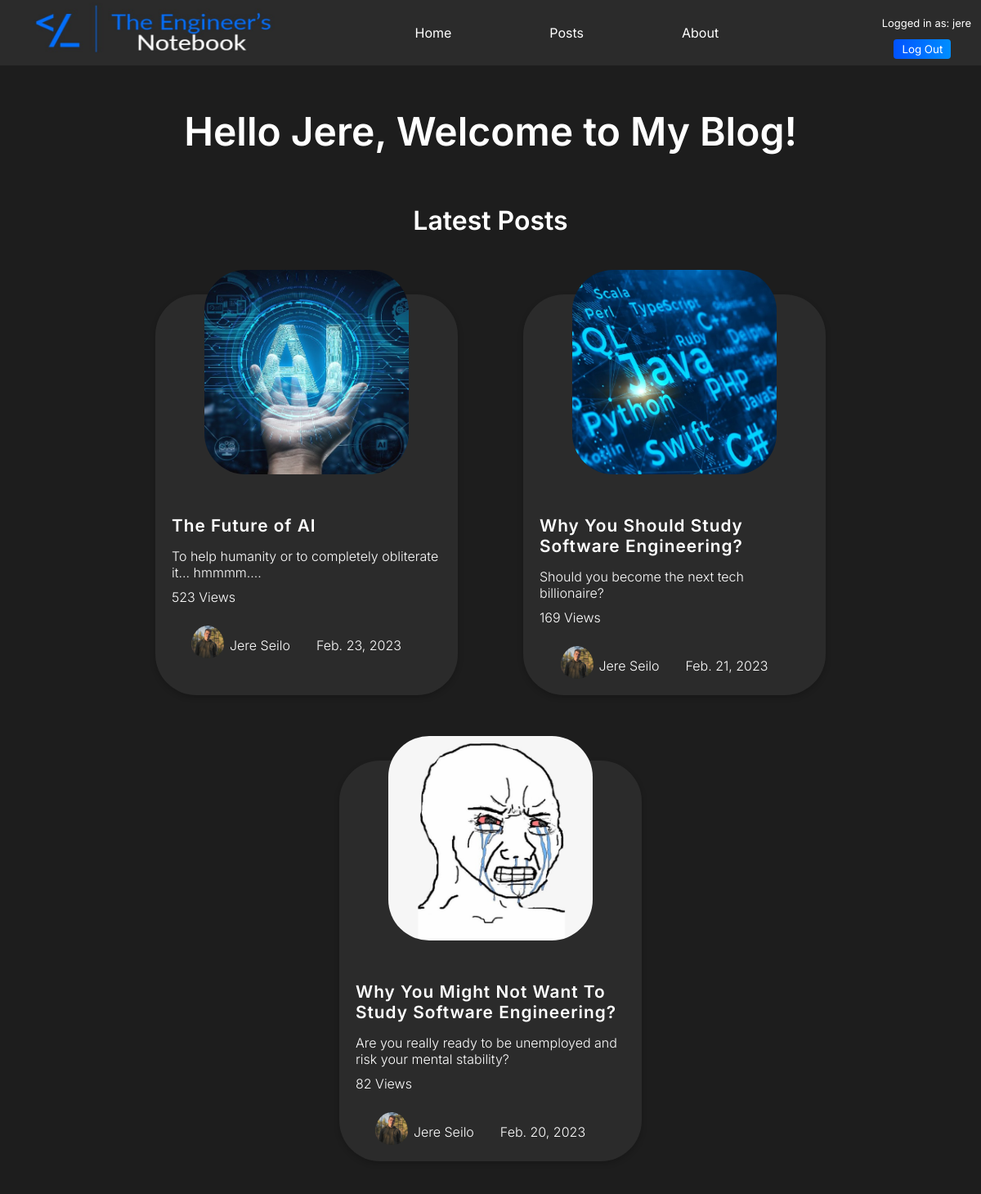
The app's page / (signed in) with its own data.
### blogapp/models.py (models this page shows, shortened)
class Post(models.Model):
    author = models.ForeignKey("Author", on_delete=models.CASCADE)
    title = models.CharField(max_length=80)
    intro = models.CharField(max_length=100)
    image = models.ImageField(upload_to="images")
    text = models.TextField()
    date = models.DateField(default=timezone.now)
    views = models.IntegerField(default=0)
    slug = models.SlugField(unique=True)

class Author(models.Model):
    firstname = models.CharField(max_length=50)
    lastname = models.CharField(max_length=50)
    profilepic = models.ImageField(upload_to="images")
    def __str__(self):
        return (f"{self.firstname}  {self.lastname}")

### blogapp/views.py (the view)
# urls.py: path("", views.IndexView.as_view(), name="frontpage"),
class IndexView(View):
    def get(self, request):
        posts = Post.objects.order_by('-date')[:3]
        return render(request, "blogapp/frontpage.html", {"posts":posts})

### blogapp/templates/blogapp/frontpage.html (shortened to what this page needs)
{% extends 'base.html' %}
{% load static %}
{% block css_url%}{% static 'blogapp/frontpage.css' %}{% endblock css_url%}
{% block nav_css %}{% static 'nav.css' %}{% endblock nav_css %}
{% block content %}
{% include "nav.html" %}
<div class="banner">
    {% if user.is_authenticated %}
    <h1>Hello {{user.username.capitalize}}, Welcome to My Blog!</h1>
    <h3>Latest Posts</h3>
    {% else %}
    <h1>Hello World, Welcome to My Blog!</h1>
    <h3>Latest Posts</h3>
    {% endif %}
</div>
<div class="main">
    {% for post in posts %}
    <a href="{% url 'postdetail' post.slug %}">
    <div class="smallpost">
       <div class="imagediv"><img class="im" src={{post.image.url}}></div>
       <h3>{{post.title}}</h3>
       <p>{{post.intro}}</p>
    </a>
       <p class="views">{{post.views}} Views</p>
       <div class="written">
            <img id="pp" src={{post.author.profilepic.url}}>
            <p>{{post.author}}</p>
            <p>{{post.date}}</p>
       </div>
    </div>
    {% endfor %}
{% endblock content %}

### templates/nav.html
{% load static %}
<nav>
    <div class="logo">
      <a href={% url 'frontpage' %}><img src={% static 'logo.jpg' %}></a>
    </div>
    <ul class="nav-links">
        <li><a href="{%url "frontpage"%}">Home</a></li>
        <li><a href="{% url "posts" %}">Posts</a></li>
        <li><a href="{% url "about" %}">About</a></li>
    </ul>
    <label class="login">
      {% if user.is_authenticated %}
      <p>Logged in as:  {{user.username}}</p>
      <a href="{% url 'logout' %}"><button type="button">Log Out</button></a>
      {% else %}
      <a href="{% url 'login' %}"><button type="button">Login</button></a>
      {% endif %}
    </label>
  </nav>

### blogapp/static/blogapp/frontpage.css (style rules this page uses)
* { margin: 0; padding: 0; }
.main { height: auto; min-height: 65vh; width: 100%; background-color: #1d1d1d; display: flex; flex-wrap: wrap; align-items: center; justify-content: center; padding-top: 20px; }
.smallpost { padding: 20px; height: 450px; width: 330px; margin: 40px; background-color: #2b2b2b; border-radius: 50px; box-shadow: rgba(0, 0, 0, 0.2) 0px 3px 7px 0px; }
.im { min-width: 250px; min-height: 250px; max-width: 250px; max-height: 250px; border-radius: 20%; }
.imagediv { display: flex; justify-content: center; position: relative; bottom: 50px; }
.smallpost h3 { color: white; font-family: 'Inter', sans-serif; font-weight: 600; font-size: 1.3rem; letter-spacing: 1px; margin-bottom: 15px; }
.smallpost p { color: white; font-family: 'Inter', sans-serif; font-size: 1rem; font-weight: 300; }
.written { display: flex; justify-content: center; top: 0px; margin-top: 25px; margin-bottom: 5px; align-items: center; }
.written p { padding-left: 7px; padding-right: 25px; }
#pp { height: 40px; width: 40px; border-radius: 50%; padding-bottom: 7px; }
.banner { background-color: #1d1d1d; height: 25vh; display: flex; justify-content: center; flex-direction: column; align-items: center; padding-top:20px; }
.banner h1,.banner h3 { color: white; font-family: 'Inter', sans-serif; font-weight: 600; margin-top: 40px; }
.banner h1 { font-size: 3rem; padding-top: 40px; }
.banner h3 { font-size: 2rem; padding-top: 20px; padding-bottom: 60px; }
.views { padding-top: 10px; font-size: 0.8rem; }
.smallpost a { text-decoration: none; }

### static/nav.css (style rules this page uses)
@media (max-width:1200px) { .nav-links { margin-right: 20px !important; } }
nav { height: 10vh; width: 100%; display: flex; align-items: center; background-color: #2b2b2b; color: #fff; }
.logo img { width: 300px; height: auto; margin-left: 40px; max-height: 10vh; }
.nav-links { display: flex; justify-content: center; list-style: none; margin-right: 240px; flex-grow: 1; }
.nav-links li { margin: 0 10px; }
.nav-links a { color: #fff; text-decoration: none; font-family: 'Inter', sans-serif; padding: 50px; }
.login button { margin-right: 10px; padding: 4px 10px; border-radius: 4px; border: none; background: linear-gradient(90deg, rgba(2,0,36,1) 0%, rgba(0,82,255,1) 0%, rgba(0,142,255,1) 100%); font-family: 'Inter', sans-serif; color: #fff; }
.login { display: flex; flex-direction: column; align-items: center; }
.login p { font-family:'Inter', sans-serif; font-size: 13px; margin: 12px; }

### records on screen
Post: image (picture), title "The Future of AI", intro "To help humanity or to completely obliterate it... hmmmm....", views "523", author.profilepic (picture), author "Jere Seilo", date "Feb. 23, 2023"
Post: image (picture), title "Why You Should Study Software Engineering?", intro "Should you become the next tech billionaire?", views "169", author.profilepic (picture), author "Jere Seilo", date "Feb. 21, 2023"
Post: image (picture), title "Why You Might Not Want To Study Software Engineering?", intro "Are you really ready to be unemployed and risk your mental stability?", views "82", author.profilepic (picture), author "Jere Seilo", date "Feb. 20, 2023"

### other values on screen
{{ user.username }} "jere"
{{ user.username.capitalize }} "Jere"
